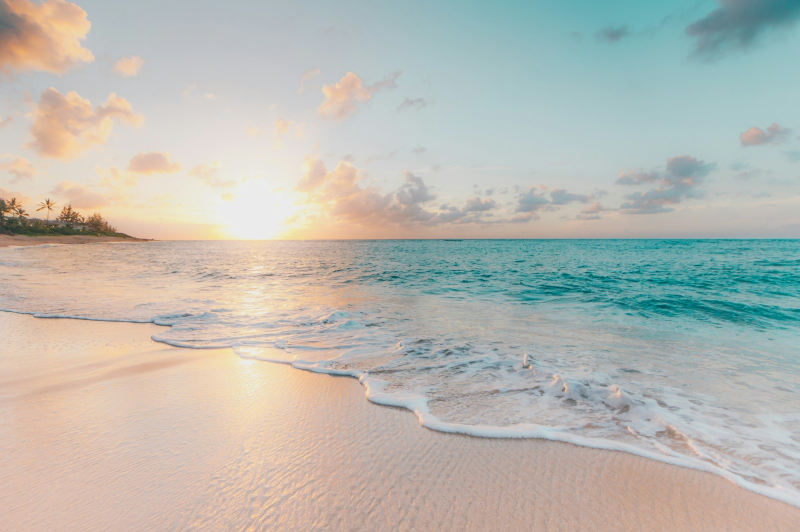
#> input picture base_sample.jpg, 1600 x 1064 px, found by its file name (shown at 1/2 size)
$ jupyter execute --allow-errors Sequential.ipynb   (shell and % lines are left out)
#> lines starting #> are read from the running program, lines starting #| are printed output that depends on the picture
[cell 1]
import cv2
import numpy as np
import urllib.request
import os

# Download a detailed test image
image_url = "https://images.unsplash.com/photo-1507525428034-b723cf961d3e?w=1600&q=80"
sample_file = "base_sample.jpg"

if not os.path.exists(sample_file):
    print("Downloading sample test image...")
    urllib.request.urlretrieve(image_url, sample_file)

base_img = cv2.imread(sample_file, cv2.IMREAD_GRAYSCALE)
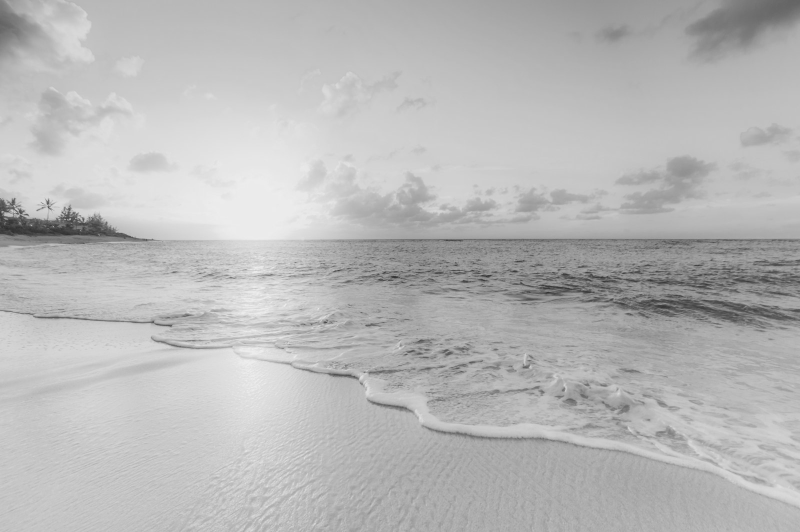
#> base_img: shape (1064, 1600) (shown at 1/2 size); min 33, max 242, mean 184

# Resolution targets (Width, Height)
resolutions = {
    "Small": (1920, 1080),
    "Medium": (3840, 2160),
    "Large": (7680, 4320)
}

print("Preparing input datasets:")
for name, (w, h) in resolutions.items():
    resized = cv2.resize(base_img, (w, h), interpolation=cv2.INTER_CUBIC)
    bin_path = f"input_{name.lower()}.bin"
    resized.tofile(bin_path)
    file_size_mb = os.path.getsize(bin_path) / (1024 * 1024)
    print(f" • {name:6s} ({w}x{h}) -> {bin_path} ({file_size_mb:.2f} MB)")
#> this loop made 3 passes
#> pass 1, `resized = cv2.resize(base_img, (w, h), interpolation=cv2.INTER_CUBIC)`:
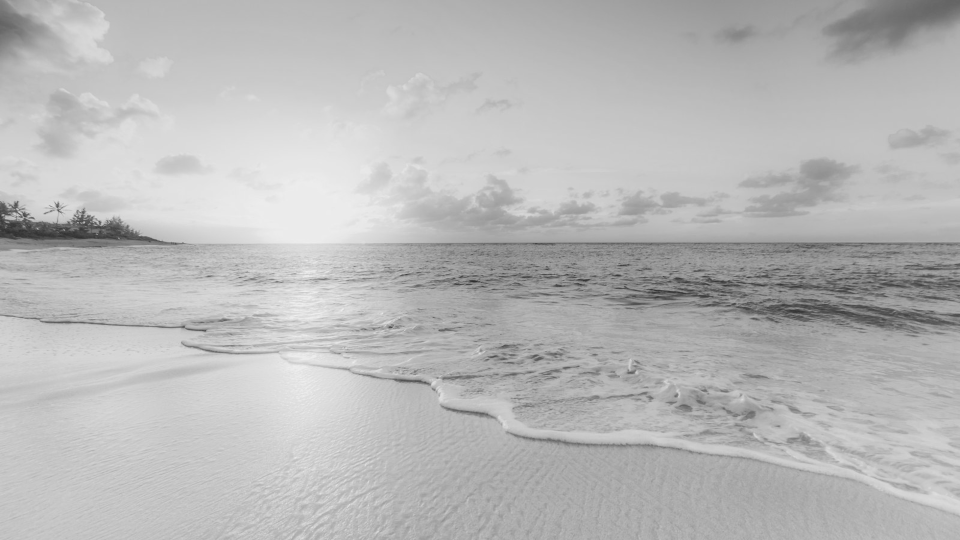
#> resized: shape (1080, 1920) (shown at 1/2 size); min 35, max 241, mean 184

[cell 2]
# Compile with standard -O3 optimization for accurate baseline profiling
print("Compilation finished successfully.")

[cell 3]
import subprocess
import numpy as np

configs = [
    ("Small",  1920, 1080, "input_small.bin",  "output_small.bin"),
    ("Medium", 3840, 2160, "input_medium.bin", "output_medium.bin"),
    ("Large",  7680, 4320, "input_large.bin",  "output_large.bin")
]

NUM_RUNS = 5
benchmark_results = {}

print("=" * 78)
print(f"{'Category':<10} | {'Resolution':<12} | {'Pixels':<14} | {'Avg Time (ms)':<16} | {'Runs'}")
print("=" * 78)

#> (the rest of this cell did not finish here and is left out)

[cell 4]
import numpy as np
import matplotlib.pyplot as plt

fig, axes = plt.subplots(3, 2, figsize=(14, 18))
plt.subplots_adjust(hspace=0.25)

#> (the rest of this cell did not finish here and is left out)

[cell 5]
import numpy as np
import matplotlib.pyplot as plt

# Performance Bar Chart
labels = list(benchmark_results.keys())
times = list(benchmark_results.values())
resolutions = ["1920x1080", "3840x2160", "7680x4320"]

fig, ax = plt.subplots(figsize=(9, 5))
bars = ax.bar(labels, times, color=['#1f77b4', '#ff7f0e', '#2ca02c'], width=0.5)

ax.set_ylabel('Execution Time (ms)', fontsize=12)
ax.set_title('Sequential Image Sharpening: Execution Time vs Input Size', fontsize=13, fontweight='bold')
ax.set_xlabel('Dataset', fontsize=12)
ax.grid(axis='y', linestyle='--', alpha=0.7)

for bar, res in zip(bars, resolutions):
    height = bar.get_height()
    ax.annotate(f'{height:.2f} ms\n({res})',
                xy=(bar.get_x() + bar.get_width() / 2, height),
                xytext=(0, 5), textcoords="offset points",
                ha='center', va='bottom', fontsize=10, fontweight='bold')

plt.tight_layout()
plt.show()

[cell 6]
import psutil
import subprocess

# --- RAM ---
ram = psutil.virtual_memory()
print(f"Total RAM: {ram.total / (1024**3):.2f} GB")
#> (this line was passed over: psutil is not available in this run)
print(f"Available RAM: {ram.available / (1024**3):.2f} GB")
#> (this line was passed over: psutil is not available in this run)
